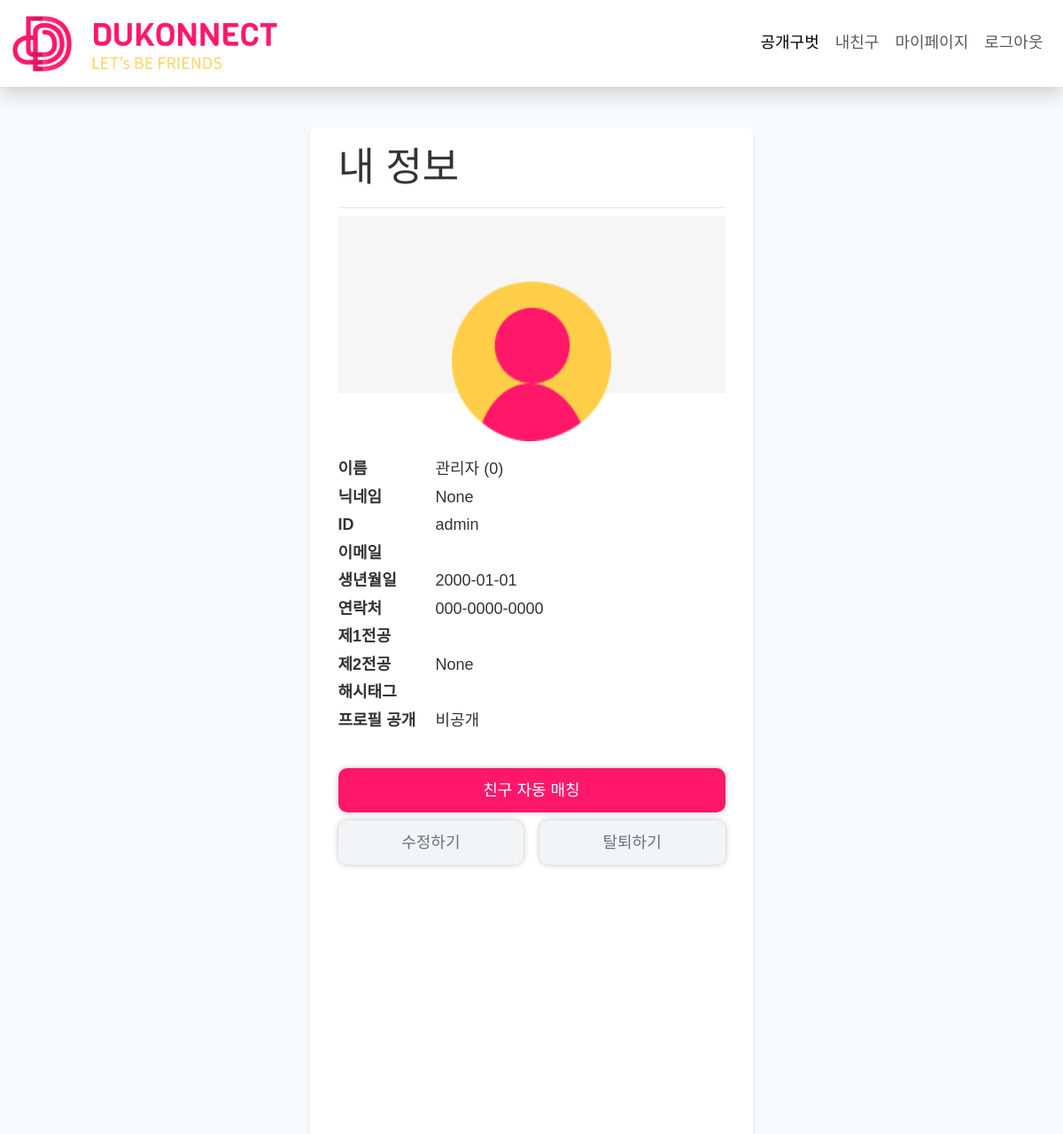
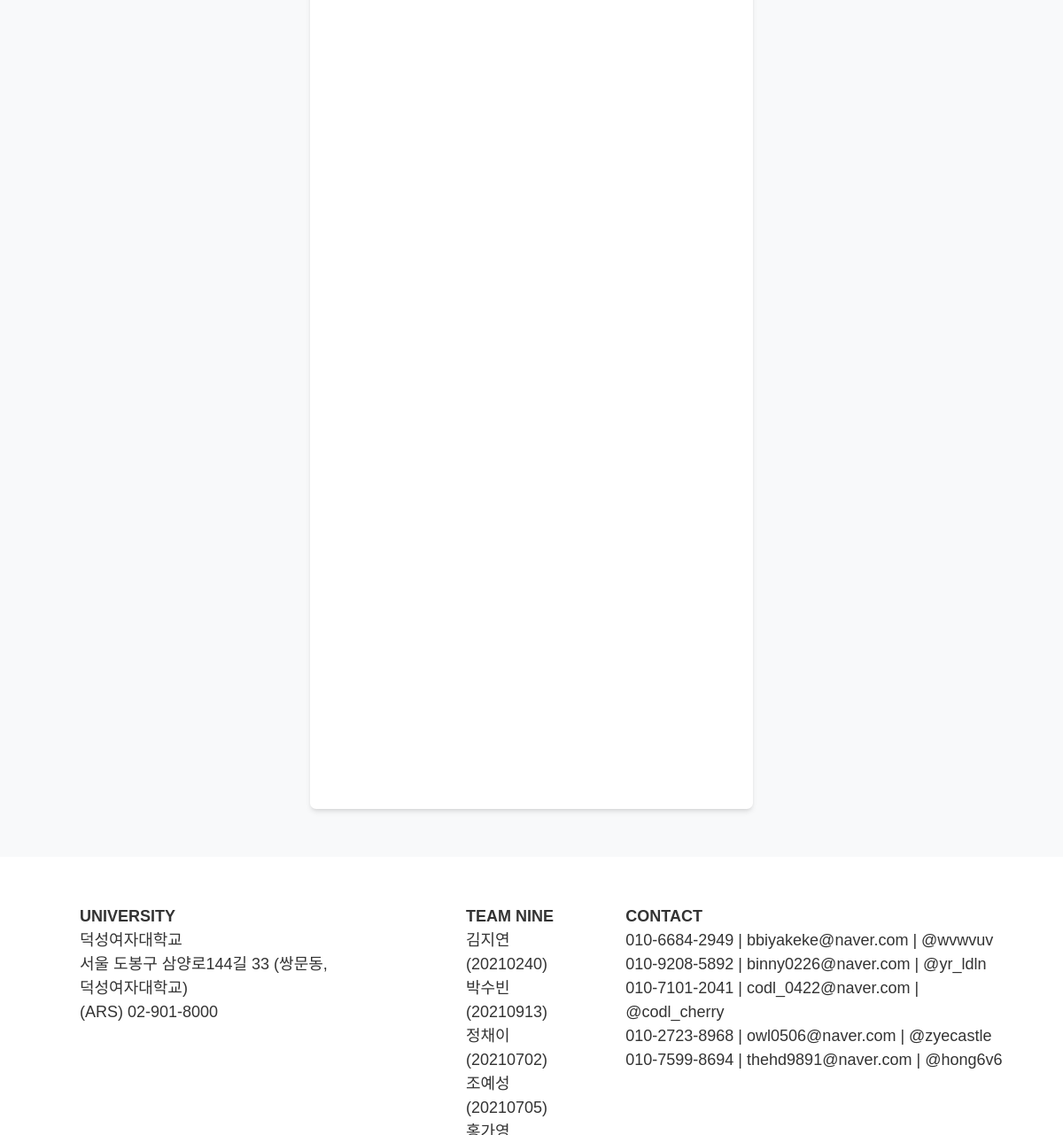
The page /mypage/ (signed in) on the database its author committed (2 pictures, top to bottom).
### app/models.py (models this page shows)
class User(AbstractUser):
    major = [
        ('국어국문학전공', '국어국문학전공'),
        ('일어일문학전공', '일어일문학전공'),
        ('중어중문학전공', '중어중문학전공'),
        ('영어영문학전공', '영어영문학전공'),
        ('불어불문학전공', '불어불문학전공'),
        ('독어독문학전공', '독어독문학전공'),
        ('스페인어전공', '스페인어전공'),
        ('사학전공', '사학전공'),
        ('철학전공', '철학전공'),
        ('미술사학전공', '미술사학전공'),
        ('경영학전공', '경영학전공'),
        ('회계학전공', '회계학전공'),
        ('국제통상학전공', '국제통상학전공'),
        ('법학전공', '법학전공'),
        ('문헌정보학전공', '문헌정보학전공'),
        ('사회학전공', '사회학전공'),
        ('심리학전공', '심리학전공'),
        ('아동가족학전공', '아동가족학전공'),
        ('사회복지학전공', '사회복지학전공'),
        ('정치외교학전공', '정치외교학전공'),
        ('의상디자인전공', '의상디자인전공'),
        ('유아교육과', '유아교육과'),
        ('디지털소프트웨어공학부', '디지털소프트웨어공학부'),
        ('컴퓨터공학전공', '컴퓨터공학전공'),
        ('IT미디어공학전공', 'IT미디어공학전공'),
        ('사이버보안전공', '사이버보안전공'),
        ('소프트웨어전공', '소프트웨어전공'),
        ('바이오공학전공', '바이오공학전공'),
        ('수학전공', '수학전공'),
        ('정보통계학전공', '정보통계학전공'),
        ('화학전공', '화학전공'),
        ('식품영양학전공', '식품영양학전공'),
        ('생활체육학전공', '생활체육학전공'),
        ('동양화전공', '동양화전공'),
        ('서양화전공', '서양화전공'),
        ('실내디자인전공', '실내디자인전공'),
        ('시각디자인전공', '시각디자인전공'),
        ('텍스타일디자인전공', '텍스타일디자인전공'),
        ('한국학전공', '한국학전공'),
        ('한국어교육전공', '한국어교육전공'),
        ('가상현실융합학과', '가상현실융합학과'),
        ('데이터사이언스학과', '데이터사이언스학과'),
    ]
    name = models.CharField(max_length=20, name="name")
    nickname = models.CharField(max_length=20, name="nickname", null=True)
    studentID = models.IntegerField(name="studentID")
    birth = models.DateField(null=True, name="birth")
    tel = models.CharField(max_length=20, name="tel")
    major1 = models.CharField(max_length=20, choices=major)
    major2 = models.CharField(max_length=20, choices=major, null=True)
    tag = models.ManyToManyField(Tag, blank=True)
    open_profile = models.BooleanField()
    prof_image = models.ImageField(upload_to='images/profile/%Y/%m/%d/', blank=True)
    back_image = models.ImageField(upload_to='images/background/%Y/%m/%d/', blank=True)
    friends = models.TextField(blank=True)
    liked = models.TextField(blank=True)
    like = models.TextField(blank=True)
    create_at = models.DateTimeField(auto_now_add=True)
    update_at = models.DateTimeField(auto_now=True)
    REQUIRED_FIELDS = ['name', 'studentID', 'birth', 'tel', 'open_profile']

### app/views.py (the view)
# urls.py: path('mypage/', views.Mypage.as_view(), name='mypage'),
class Mypage(LoginRequiredMixin, DetailView):
    model = User
    template_name = 'mypage.html'
    def get_object(self, queryset=None):
        return self.request.user

### app/templates/mypage.html (shortened to what this page needs)
{% extends 'module/sm_base.html' %}
{% load static %}
{% block title %}내 정보{% endblock %}
{% block content %}
    <div class="w-full h-[200px] overflow-hidden">
    </div>
    {% if object.prof_image %}
        <img src="{{ object.prof_image.url }}" alt="프로필 사진" class="w-40 h-40 block mt-[-7rem] mx-auto">
    {% else %}
        <img src="{% static 'images/profile/prof.png' %}" class="w-40 h-40 block mt-[-7rem] mx-auto" >
    {% endif %}
    <div class="info mt-3">
        <ul class="p-0">
            <li class="flex min-h-[1.75rem]">
                <b class="min-w-[110px] block">이름</b>
                {{ object.name }} ({{ object.studentID}})
            </li>
            <li class="flex min-h-[1.75rem]">
                <b class="min-w-[110px] block">닉네임</b>
                {{ object.nickname }}
            </li>
            <li class="flex min-h-[1.75rem]">
                <b class="min-w-[110px] block">ID</b>
                {{ object.username }}
            </li>
            <li class="flex min-h-[1.75rem]">
                <b class="min-w-[110px] block">이메일</b>
            </li>
            <li class="flex min-h-[1.75rem]">
                <b class="min-w-[110px] block">생년월일</b>
                {{ object.birth | date:"Y-m-d"  }}
            </li>
            <li class="flex min-h-[1.75rem]">
                <b class="min-w-[110px] block">연락처</b>
                {{ object.tel }}
            </li>
            <li class="flex min-h-[1.75rem]">
                <b class="min-w-[110px] block">제1전공</b>
            </li>
            <li class="flex min-h-[1.75rem]">
                <b class="min-w-[110px] block">제2전공</b>
                {{ object.major2 }}
            </li>
            <li class="flex min-h-[1.75rem]">
                <b class="min-w-[110px] block">해시태그</b>
            </li>
            <li class="flex min-h-[1.75rem]">
                <b class="min-w-[110px] block">프로필 공개</b>
                {% if object.open_profile %}
                공개 중
                {% else %}
                비공개
                {% endif%}
            </li>
        </ul>
    </div>
    <button class="pink px-3 roundedinline-block mr-1 w-full h-[50px] mt-3">친구 자동 매칭</button>
    <div class="flex justify-between mt-2">
        <a href="/accounts/update" class="w-[48%] block">
            <button class="bg-gray-100 text-gray-500 hover:text-gray-800 px-3 roundedinline-block mr-1 w-full h-[50px]">수정하기</button>
        </a>
        <a href="/accounts/update" class="w-[48%] block">
            <button class="bg-gray-100 text-gray-500 hover:text-gray-800 px-3 roundedinline-block w-full h-[50px]">탈퇴하기</button>
        </a>
    </div>
{% endblock %}

### app/static/css/common.css (style rules this page uses)
* { margin: 0; padding: 0; list-style: none; box-sizing: border-box; text-decoration: none; border: none; outline: none; font-size: 18px; color: #333; font-family: 'Noto Sans KR', sans-serif; word-break: keep-all; text-align: left; }
a { color: #333; }
button, input[type='submit'] { padding: 0 15px; border-radius: 10px !important; text-align: center; height: 40px; box-shadow: 0px 0px 6px rgba(0, 0, 0, 0.25); }
button.pink { color: #fff; background-color: #FF176A; border-color: #FF176A; }

### rows shown on the page
User: name "관리자", studentID "0", nickname "None", username "admin", birth "2000-01-01", tel "000-0000-0000", major2 "None"
